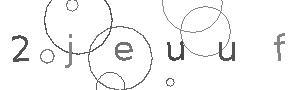
#> input picture Grid Search/images/2jeuuf.jpeg, 300 x 90 px; its folder holds only this picture in this run
$ python Tester.py
#> lines starting #> are read from the running program, lines starting #| are printed output that depends on the picture; after the words box and inside, x2 and y2 are one past the last pixel; in counts of white or black regions, pixels touching at a corner belong together
#> in solve_captcha_local, original_image is the input picture: PIL image 300x90 RGB; min 52, max 255, mean 244.3
import os
import base64
from io import BytesIO
import pandas as pd
import numpy as np
import pytesseract
from PIL import Image, ImageFilter
from scipy.ndimage import gaussian_filter

# Configura o caminho do Tesseract no Windows
if os.name == "nt":
    pytesseract.pytesseract.tesseract_cmd = r'C:\Program Files\Tesseract-OCR\tesseract.exe'

def preprocess_image(image, th1, th2, sigma1, sigma2):
    """Processa a imagem para otimização do OCR."""
#> called with th1 = 185, th2 = 145, sigma1 = 1, sigma2 = 1
    # Converte para preto e branco
    gray_image = image.convert("L")
    first_threshold = gray_image.point(lambda p: p > th1 and 255)
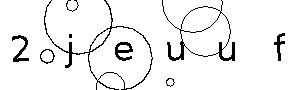
#> first_threshold: PIL image 300x90 L; 93.9% white; black in thin lines or dots

    # Primeiro filtro Gaussiano
    blurred = gaussian_filter(np.array(first_threshold), sigma=sigma1)
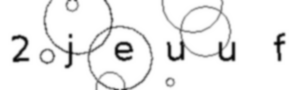
#> blurred: shape (90, 300); min 3, max 255, mean 239.2
    blurred_image = Image.fromarray(blurred).point(lambda p: p > th2 and 255)
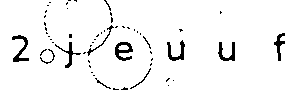
#> blurred_image: PIL image 300x90 L; 95.1% white; 57 black regions (46 under 20 px), largest, box (x1, y1, x2, y2) and area: (115, 42, 133, 61) 181, (12, 35, 29, 62) 170, (167, 40, 185, 61) 152
    processed = blurred_image.filter(ImageFilter.EDGE_ENHANCE_MORE).filter(ImageFilter.SHARPEN)

    # Segundo filtro Gaussiano
    final_blurred = gaussian_filter(np.array(processed), sigma=sigma2)
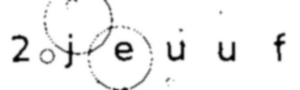
#> final_blurred: shape (90, 300); min 0, max 255, mean 242.3
    final_image = Image.fromarray(final_blurred).point(lambda p: p > th2 and 255)
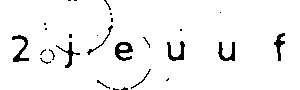
#> final_image: PIL image 300x90 L; 95.5% white; 27 black regions (18 under 20 px), largest, box (x1, y1, x2, y2) and area: (115, 42, 133, 61) 190, (12, 35, 29, 62) 173, (167, 41, 185, 61) 155
    return final_image.filter(ImageFilter.EDGE_ENHANCE_MORE).filter(ImageFilter.SHARPEN)

def extract_text_from_image(image, ocr_config):
    """Extrai texto da imagem usando Tesseract OCR."""
#> (the run stopped early here; a loop or call above may not have finished)

$ run again, on Grid Search/images/3bt5tr.jpeg
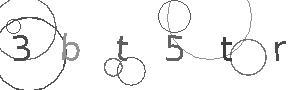
#> input picture Grid Search/images/3bt5tr.jpeg, 300 x 90 px
#> in solve_captcha_local, original_image is the input picture: PIL image 300x90 RGB; min 26, max 255, mean 243.1
#> in preprocess_image, `first_threshold = gray_image.point(lambda p: p > th1 and 255)`:
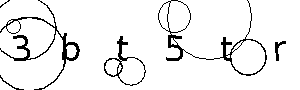
#> first_threshold: PIL image 300x90 L; 93.3% white; black in thin lines or dots
#> blurred_image: PIL image 300x90 L; 94% white; 28 black regions (18 under 20 px), largest, box (x1, y1, x2, y2) and area: (31, 17, 80, 90) 369, (221, 37, 267, 76) 291, (104, 36, 129, 78) 235
#> in preprocess_image, `final_image = Image.fromarray(final_blurred).point(lambda p: p > th2 a..`:
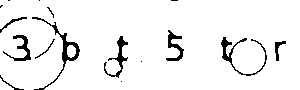
#> final_image: PIL image 300x90 L; 94% white; 16 black regions (7 under 20 px), largest, box (x1, y1, x2, y2) and area: (32, 17, 80, 90) 384, (221, 37, 267, 76) 300, (104, 36, 128, 78) 245

$ run again, on Grid Search/images/4dk6es.jpeg
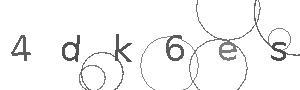
#> input picture Grid Search/images/4dk6es.jpeg, 300 x 90 px
#> in solve_captcha_local, original_image is the input picture: PIL image 300x90 RGB; min 49, max 255, mean 243.4
#> in preprocess_image, `first_threshold = gray_image.point(lambda p: p > th1 and 255)`:
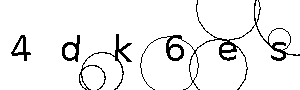
#> first_threshold: PIL image 300x90 L; 93.3% white; black in thin lines or dots
#> blurred_image: PIL image 300x90 L; 94.3% white; 63 black regions (54 under 20 px), largest, box (x1, y1, x2, y2) and area: (213, 36, 238, 61) 235, (166, 35, 184, 61) 223, (62, 35, 80, 62) 201
#> in preprocess_image, `final_image = Image.fromarray(final_blurred).point(lambda p: p > th2 a..`:
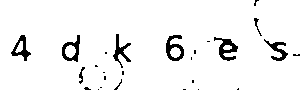
#> final_image: PIL image 300x90 L; 94.6% white; 26 black regions (17 under 20 px), largest, box (x1, y1, x2, y2) and area: (214, 37, 238, 61) 246, (166, 35, 184, 61) 232, (62, 35, 80, 62) 207

$ run again, on Grid Search/images/4ethx3.jpeg
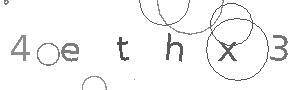
#> input picture Grid Search/images/4ethx3.jpeg, 300 x 90 px
#> in solve_captcha_local, original_image is the input picture: PIL image 300x90 RGB; min 53, max 255, mean 245
#> in preprocess_image, `first_threshold = gray_image.point(lambda p: p > th1 and 255)`:
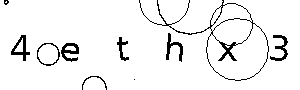
#> first_threshold: PIL image 300x90 L; 94.2% white; black in thin lines or dots
#> blurred_image: PIL image 300x90 L; 95.3% white; 26 black regions (15 under 20 px), largest, box (x1, y1, x2, y2) and area: (37, 43, 79, 66) 258, (11, 35, 30, 61) 183, (270, 35, 288, 61) 173
#> in preprocess_image, `final_image = Image.fromarray(final_blurred).point(lambda p: p > th2 a..`:
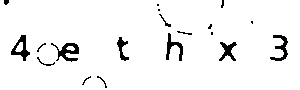
#> final_image: PIL image 300x90 L; 95.2% white; 19 black regions (8 under 20 px), largest, box (x1, y1, x2, y2) and area: (51, 43, 79, 62) 233, (11, 35, 30, 61) 195, (270, 35, 288, 61) 180
